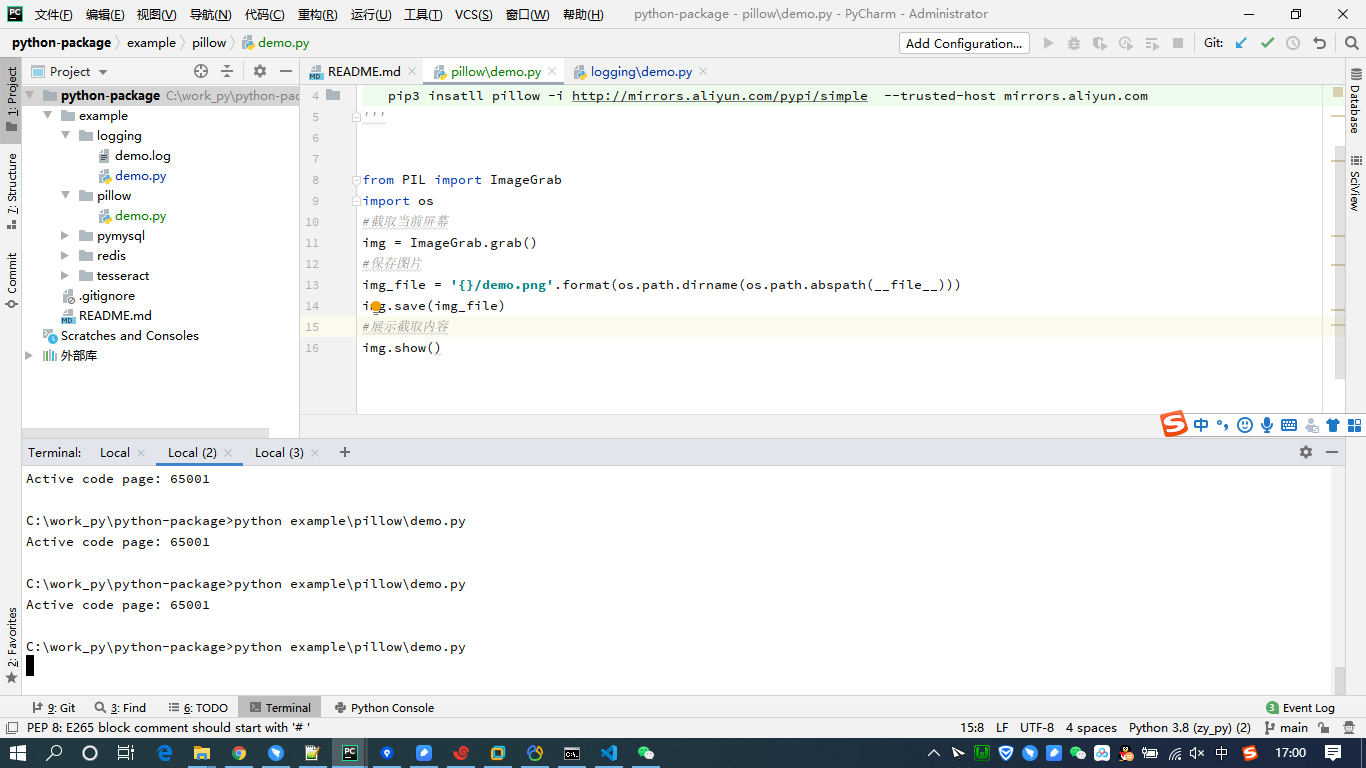

This chart was generated by the following Python code:
# -*-encoding:utf-8-*-
'''
安装 pip3 insatll pillow -i http://mirrors.aliyun.com/pypi/simple  --trusted-host mirrors.aliyun.com
'''


from PIL import ImageGrab
import os
#截取当前屏幕
img = ImageGrab.grab()
#保存图片
img_file = '{}/demo.png'.format(os.path.dirname(os.path.abspath(__file__)))
img.save(img_file)
#展示截取内容
img.show()
